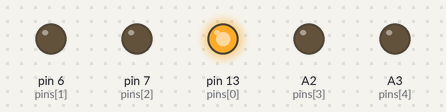
Recording of a sketch running on a simulated Arduino Uno, built with avr-gcc and run on an emulated ATmega328P. Parts: output pins drawn as LEDs (lit = HIGH). Random numbers use the default seed unless the sketch sets one.

Above: at 0.5 s.
At 1.05 s:
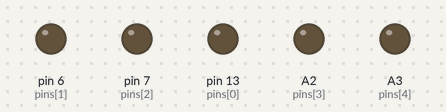
At 1.6 s:
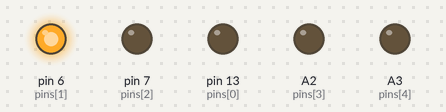
At 2.7 s:
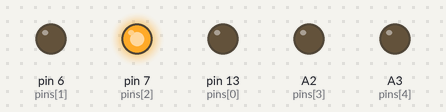
At 3.8 s:
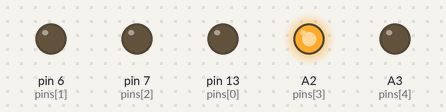
At 4.9 s:
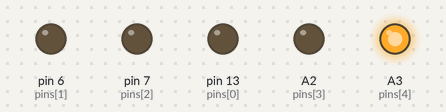
Timing chart, 0 to 7.2 s (numbered marks = the images above):
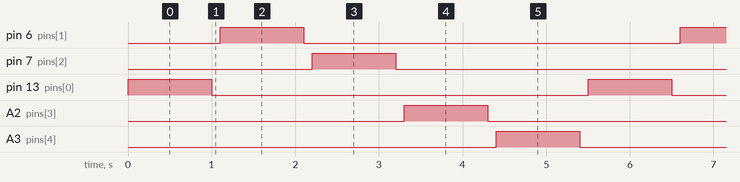

Measured:
- by itself, pin 6 (pins[1]), pin 7 (pins[2]), pin 13 (pins[0]), A2 (pins[3]), A3 (pins[4]): alternates HIGH for 1.0 s and LOW for 4.5 s
- by itself, everything shown: repeats every 5.5 s, in 10 steps

The sketch:

_4LedHat.ino
```cpp
typedef void applyFunc (int);

int pins[] = {LED_BUILTIN, 6, 7, A2, A3};
int numPins = sizeof(pins)/sizeof(pins[0]);

void setup() {
  forEachLedCallFunction(setMode);
}

void loop() {
    forEachLedCallFunction(flashLed);
}

void setMode(int i) {
    pinMode(pins[i], OUTPUT);
}

void flashLed(int i) {
    digitalWrite(pins[i], HIGH);
    delay(1000);
    digitalWrite(pins[i], LOW);
    delay(100);
}

void forEachLedCallFunction(applyFunc f) {
  for(int i=0; i < numPins; ++i) {
    f(i);
  }
}


double sampleNormal() {
    double u = ((double) rand() / (RAND_MAX)) * 2 - 1;
    double v = ((double) rand() / (RAND_MAX)) * 2 - 1;
    double r = u * u + v * v;
    if (r == 0 || r > 1) return sampleNormal();
    double c = sqrt(-2 * log(r) / r);
    return u * c;
}

double randomNormal(double u, double d) {

        static double t = 0.0;
        double x, w1, w2, r;

        if( t == 0 ) {
               do{
                      w1 = 2.0 * randomFloat() - 1.0;
                      w2 = 2.0 * randomFloat() - 1.0;
                      r = w1 * w1 + w2 * w2;
                  }
                while( r >= 1.0 );
                r = sqrt( -2.0*log(r) / r );
                t = w2 * r;  // was v2 * r...
                return( u + w1 * r * d );
       }

        else {
                x = t;
                t = 0.0;
                return( u + x * d);
        }
}

float randomFloat() {
  return random(0, 1000000)/1000000.0;
}
```
